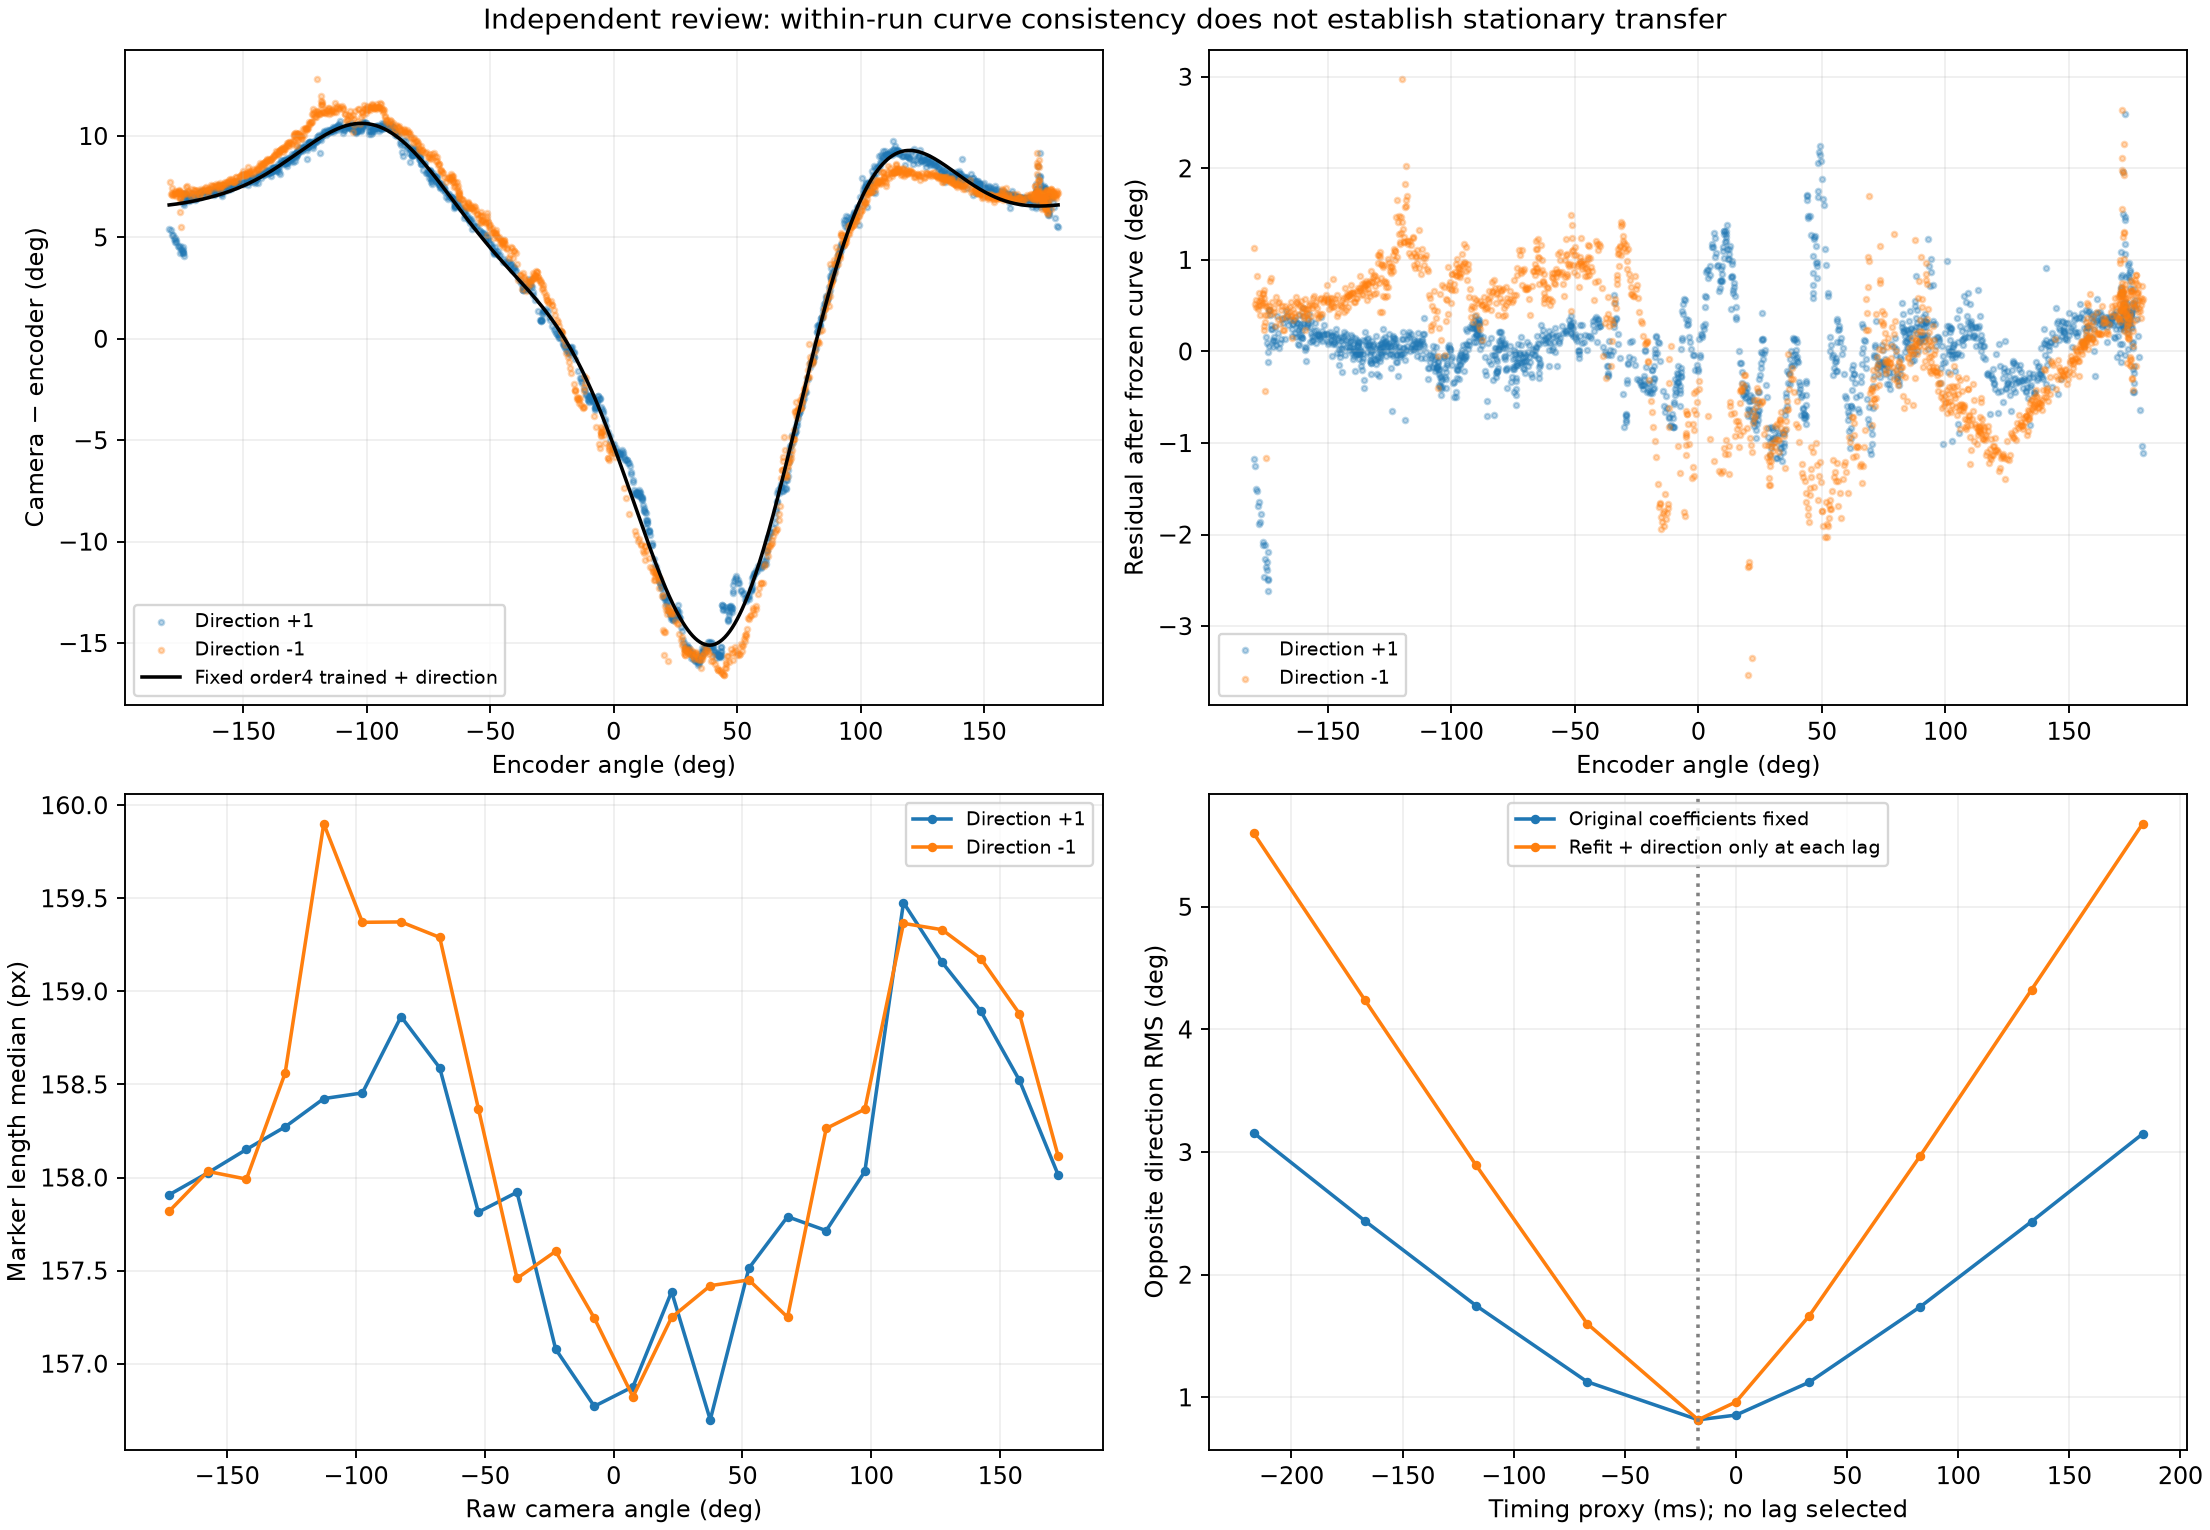

Reproduce this figure in Python.
"""Independent offline review: fixed order4 supplied by root, no model selection."""
import os,sys,hashlib,json,math,importlib.util
from pathlib import Path
import numpy as np
sys.dont_write_bytecode=True
ROOT=Path('/Users/rbafna/projects/cartpole_v2/evidence/encoder-tightening-20261021')
spec=importlib.util.spec_from_file_location('base',ROOT/'analyze.py');base=importlib.util.module_from_spec(spec);spec.loader.exec_module(base)
RAW=Path('/tmp/encoder-repeat-data/runs/encoder-tightening-20261021/manual-map-after-tightening-03')
OUT=Path('/tmp/encoder-repeat-review')
trial=base.load_trial(RAW)
original=[json.loads(l) for l in open('/tmp/encoder-repeat-analysis03/pairs.ndjson')]
ORDER=4

def stats(a):
 a=np.asarray(a,dtype=float)
 return dict(n=len(a),mean=float(a.mean()),median=float(np.median(a)),rms=float(np.sqrt(np.mean(a*a))),std=float(a.std()),p05=float(np.percentile(a,5)),p95=float(np.percentile(a,95)),abs_p95=float(np.percentile(abs(a),95)),max_abs=float(max(abs(a)))) if len(a) else dict(n=0)

def basis(q):
 q=np.array(q);c=[np.ones(len(q))]
 for n in range(1,ORDER+1):c.extend([np.sin(n*q),np.cos(n*q)])
 return np.column_stack(c)

def derivative(q,beta):
 q=np.array(q);y=np.ones(len(q))
 for n in range(1,ORDER+1):y+=n*beta[2*n-1]*np.cos(n*q)-n*beta[2*n]*np.sin(n*q)
 return y

def choose(rows,d):return [r for r in rows if r['mode']==0 and .05<=abs(r['encoder_rate_rad_s'])<=1 and np.sign(r['encoder_rate_rad_s'])==d]

def fit(rows):
 q=np.array([r['encoder_rad'] for r in rows]);y=np.array([r['residual_rad'] for r in rows]);b=np.floor((base.wrap(q)+math.pi)/math.radians(5)).astype(int).clip(0,71)
 cnt=np.bincount(b,minlength=72);w=1/np.sqrt(cnt[b]);x=basis(q)
 return np.linalg.lstsq(x*w[:,None],y*w,rcond=None)[0]

def errors(rows,beta):return base.wrap(np.array([r['residual_rad'] for r in rows])-basis([r['encoder_rad'] for r in rows])@beta)

def score(rows,beta):
 err=errors(rows,beta);near=np.array([abs(r['camera_rad'])<=math.radians(15) for r in rows])
 return dict(all_deg=stats(np.degrees(err)),near_image_upright15deg=stats(np.degrees(err[near])))

train=choose(original,1);held=choose(original,-1);beta=fit(train)
lag_sensitivity=[]
for lag in [-.217,-.167,-.117,-.067,-.017,0.,.033,.083,.133,.183]:
 rows=base.paired(trial,lag);tr=choose(rows,1);te=choose(rows,-1);b=fit(tr)
 lag_sensitivity.append(dict(lag_s=lag,training_only_refit=score(tr,b),opposite_frozen_original=score(te,beta),opposite_training_refit=score(te,b),
  predicted_image_angle_at_saved533_deg=float(np.degrees(basis([0])@b)[0])))
by_bin=[]
for c in np.arange(-177.5,180,5):
 entry=dict(center_encoder_deg=float(c))
 for d,rows in [(1,train),(-1,held)]:
  rr=[r for r in rows if abs(float(base.wrap(r['encoder_rad']-math.radians(c))))<math.radians(2.5)]
  if rr:entry[str(d)]=dict(n=len(rr),residual_deg=stats(np.degrees([r['residual_rad'] for r in rr])),corrected_deg=stats(np.degrees(errors(rr,beta))),omega=float(np.mean([r['encoder_rate_rad_s'] for r in rr])),q=float(np.mean([r['encoder_rad'] for r in rr])))
 if '1' in entry and '-1' in entry:
  entry['negative_minus_positive_deg']=entry['-1']['corrected_deg']['median']-entry['1']['corrected_deg']['median']
 by_bin.append(entry)
matched=[b for b in by_bin if 'negative_minus_positive_deg' in b]
# Diagnose, do not calibrate: dynamic direction discrepancy can combine latency
# and true directional/load effects. No lag selected from these held-out errors.
x=np.array([b['-1']['omega']-b['1']['omega'] for b in matched]);y=np.radians([b['negative_minus_positive_deg'] for b in matched])
coef=np.linalg.lstsq(np.column_stack([np.ones(len(x)),x]),y,rcond=None)[0]
near=[]
for d,rows in [(1,train),(-1,held)]:
 rr=[r for r in rows if abs(r['camera_rad'])<=math.radians(3)]
 q=np.array([r['encoder_rad'] for r in rr]);cam=np.array([r['camera_rad'] for r in rr]);fit_up=np.polyfit(cam,q,1)
 near.append(dict(direction=d,n=len(rr),encoder_at_image_zero_rad=float(fit_up[1]),native_count_at_image_zero=float(533+fit_up[1]*4096/(2*math.pi)),
  angular_rate_rad_s=stats([r['encoder_rate_rad_s'] for r in rr]),camera_deg=stats(np.degrees(cam)),camera_encoder_offset_deg=stats(np.degrees(cam-q))))
# Raw marker geometry: pivot and length are independent from the encoder model.
cam_by_seq={c['seq']:c for c in trial['camera']}
geometry={};geometry_rows=[]
for d,rows in [(1,train),(-1,held)]:
 cc=[cam_by_seq[r['camera_seq']] for r in rows];angle=np.array([c['angle'] for c in cc]);length=np.array([c['length'] for c in cc])
 px=np.array([c['pivot_x'] for c in cc]);py=np.array([c['pivot_y'] for c in cc]);dx=length*np.sin(angle);dy=-length*np.cos(angle)
 # Centered ellipse is a geometric diagnostic, not an angle correction model.
 bins=np.floor((base.wrap(angle)+math.pi)/math.radians(5)).astype(int).clip(0,71);counts=np.bincount(bins,minlength=72);weight=1/np.sqrt(counts[bins])
 X=np.column_stack([dx*dx,2*dx*dy,dy*dy]);a=np.linalg.lstsq(X*weight[:,None],weight,rcond=None)[0]
 eig=np.linalg.eigvalsh([[a[0],a[1]],[a[1],a[2]]]);ratio=math.sqrt(eig.max()/eig.min()) if eig.min()>0 else None
 radial_pred=1/np.sqrt(a[0]*np.sin(angle)**2-2*a[1]*np.sin(angle)*np.cos(angle)+a[2]*np.cos(angle)**2)
 medianpx=np.median(px);medianpy=np.median(py)
 # Recomputing against a fixed pivot quantifies observed centroid wandering.
 fixedangle=np.arctan2(dx+px-medianpx,-dy-py+medianpy)
 result=dict(pivot_x_px=stats(px),pivot_y_px=stats(py),length_px=stats(length),
  centered_ellipse_axis_ratio=ratio,centered_ellipse_radial_residual_px=stats(length-radial_pred),
  affine_axis_distortion_max_deg=None if ratio is None else float(np.degrees(np.arctan((ratio-1)/(2*np.sqrt(ratio))))),
  measured_vs_fixed_pivot_angle_delta_deg=stats(np.degrees(base.wrap(angle-fixedangle))))
 geometry[str(d)]=result
 for center in np.arange(-172.5,180,15):
  mask=abs(base.wrap(angle-math.radians(center)))<math.radians(7.5)
  if mask.any():geometry_rows.append(dict(direction=d,camera_angle_deg=float(center),n=int(mask.sum()),length_median_px=float(np.median(length[mask])),pivot_x_median_px=float(np.median(px[mask])),pivot_y_median_px=float(np.median(py[mask]))))
# Old stationary captures are a transportability check; no re-anchoring or fitting.
stationary=[];stationary_sources=[]
for name in ['upright-check-02','upright-check-03']:
 p=Path('/tmp/post-tightening-data/runs/encoder-tightening-20261021')/name
 if not p.exists():continue
 t=base.load_trial(p);stationary_sources.extend(t['sources']);native=base.circular_summary([i['encoder_raw'] for i in t['infos'] if type(i.get('encoder_raw')) is int],4096)
 c=base.circular_summary([c['angle'] for c in t['camera']]);q=float(base.wrap((native['median']-533)*2*math.pi/4096));pred=float(base.wrap(q+(basis([q])@beta)[0]))
 stationary.append(dict(name=name,native=native,camera=c,predicted_camera_deg=float(np.degrees(pred)),prediction_error_deg=float(np.degrees(base.wrap(c['median']-pred))),
  pivot=[float(np.median([c[k] for c in t['camera']])) for k in ['pivot_x','pivot_y']],frame_caution='Earlier capture; camera orientation/detector setup may differ, so failure is evidence against immediate transfer, not encoder-only drift proof.'))
report=dict(order=ORDER,order_selection='Fixed in advance by root first-direction cross-validation; review did not choose harmonics using held-out direction.',
 coefficients_rad=beta.tolist(),train=score(train,beta),opposite=score(held,beta),derivative=stats(derivative(np.linspace(-math.pi,math.pi,4097),beta)),
 predicted_camera_at_saved533_deg=float(np.degrees((basis([0])@beta)[0])),lag_sensitivity=lag_sensitivity,
 lag_interpretation='Sensitivity diagnostics are not additional independent validation and do not select deployment lag. Source/receipt timestamps do not bound image-exposure delay.',
 direction_bin_difference_deg=stats([b['negative_minus_positive_deg'] for b in matched]),direction_bins=by_bin,
 direction_speed_regression=dict(intercept_deg=float(np.degrees(coef[0])),omega_difference_coefficient_s=float(coef[1]),residual_deg=stats(np.degrees(y-np.column_stack([np.ones(len(x)),x])@coef))),
 image_upright_crossings=near,geometry=geometry,geometry_by_camera_angle=geometry_rows,earlier_stationary_transfer=stationary,
 no_hardware_or_repository_changes=True,hardware_accepted=False,calibration_accepted=False)
sources=[RAW/'report.json',RAW/'vision.ndjson',RAW/'vision-report.json',*RAW.glob('rig*.jsonl'),Path('/tmp/encoder-repeat-analysis03/report.json'),Path('/tmp/encoder-repeat-analysis03/pairs.ndjson'),ROOT/'analyze.py',Path(__file__),Path('/tmp/000158.png'),Path('/tmp/000081.png')]
sources.extend(stationary_sources)
report['source_hashes']=[dict(path=str(p),sha256=hashlib.sha256(p.read_bytes()).hexdigest()) for p in sources]
(OUT/'review.json').write_text(json.dumps(report,indent=2,allow_nan=False)+'\n')
os.environ['MPLCONFIGDIR']=str(OUT/'mpl-cache')
import matplotlib
matplotlib.use('Agg')
import matplotlib.pyplot as plt
fig,axes=plt.subplots(2,2,figsize=(13,9),layout='constrained')
for d,rows in [(1,train),(-1,held)]:
 q=np.degrees([r['encoder_rad'] for r in rows]);res=np.degrees([r['residual_rad'] for r in rows]);e=np.degrees(errors(rows,beta))
 axes[0,0].scatter(q,res,s=5,alpha=.3,label=f'Direction {d:+d}')
 axes[0,1].scatter(q,e,s=5,alpha=.3,label=f'Direction {d:+d}')
 g=[r for r in geometry_rows if r['direction']==d]
 axes[1,0].plot([x['camera_angle_deg'] for x in g],[x['length_median_px'] for x in g],'.-',label=f'Direction {d:+d}')
q=np.linspace(-math.pi,math.pi,721);axes[0,0].plot(np.degrees(q),np.degrees(basis(q)@beta),c='black',label='Fixed order4 trained + direction')
axes[0,0].set(xlabel='Encoder angle (deg)',ylabel='Camera − encoder (deg)')
axes[0,1].set(xlabel='Encoder angle (deg)',ylabel='Residual after frozen curve (deg)')
axes[1,0].set(xlabel='Raw camera angle (deg)',ylabel='Marker length median (px)')
axes[1,1].plot([x['lag_s']*1000 for x in lag_sensitivity],[x['opposite_frozen_original']['all_deg']['rms'] for x in lag_sensitivity],'.-',label='Original coefficients fixed')
axes[1,1].plot([x['lag_s']*1000 for x in lag_sensitivity],[x['opposite_training_refit']['all_deg']['rms'] for x in lag_sensitivity],'.-',label='Refit + direction only at each lag')
axes[1,1].axvline(-17,color='gray',ls=':');axes[1,1].set(xlabel='Timing proxy (ms); no lag selected',ylabel='Opposite direction RMS (deg)')
for ax in axes.ravel():ax.grid(alpha=.2);ax.legend(fontsize=8)
fig.suptitle('Independent review: within-run curve consistency does not establish stationary transfer')
fig.savefig(OUT/'review.png',dpi=170);plt.close(fig)
print(json.dumps({k:report[k] for k in ['train','opposite','predicted_camera_at_saved533_deg','direction_bin_difference_deg','direction_speed_regression','image_upright_crossings','geometry','earlier_stationary_transfer']},indent=2))
